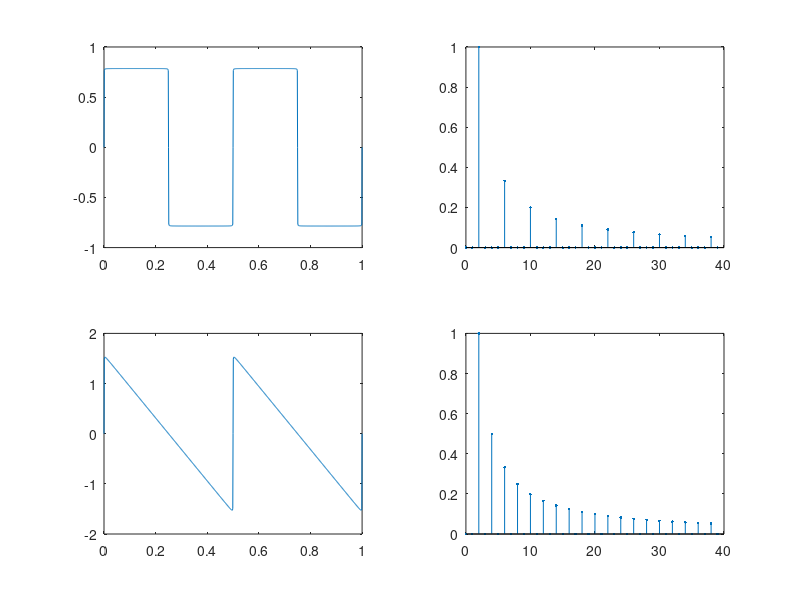

Source code (MATLAB):
clc;
close all;
clear all;
%% -------------------- Zadané parametry ----------------------------------
Fs = 1000;
N = 1000;   % počet vzorků
f = 2;      % zadaná frekvence
t=0:1/Fs:1;
j = 1;
rect = 0; % nuly
saw = 0;

%% -------------------- Vytvoření průběhů ---------------------------------
for n = 1:N
   rect = rect+((1/j)*cos((2*pi*f*t*j)-(pi/2)));
   saw = saw+((1/n)*cos((2*pi*f*t*n)-(pi/2)));
   j = j+2;
end
%% -------------------- Vykreslení průběhů --------------------------------
subplot(2,2,1);
plot(t,rect);

subplot(2,2,3);
plot(t,saw);

% ----------------- Vykreslení magnitudového spektra ----------------------
F = 0:Fs/N:Fs/2-Fs/N;
X = fft(rect,N);    % Fourierova transformace
subplot(2,2,2);
stem(F(1:40),1/(N/2)*abs(X(1:40)),'.');

Y = fft(saw,N);     % Fourierova transformace
subplot(2,2,4);
stem(F(1:40),1/(N/2)*abs(Y(1:40)),'.');